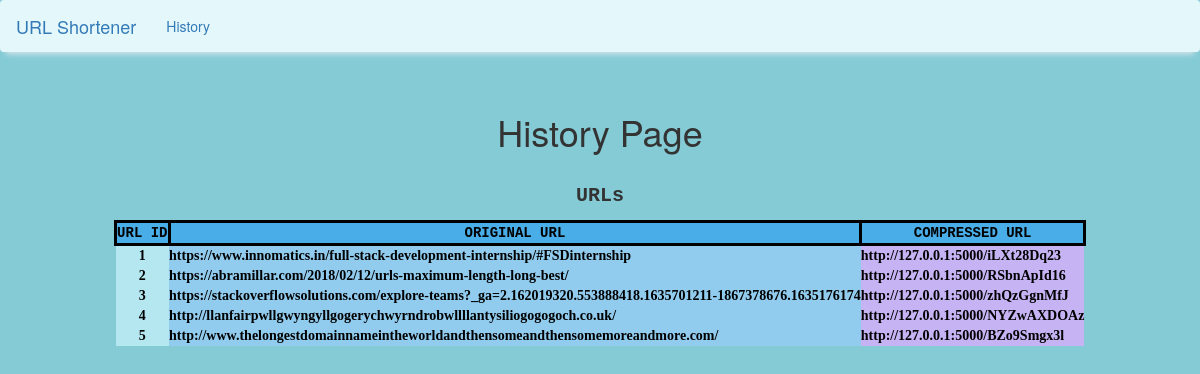
The app's page /history with its own data.
### app.py (models this page shows, shortened)
class Url(db.Model):
    __tablename__ = 'urls'
    id = db.Column(db.Integer, primary_key = True)
    long = db.Column(db.String())
    short =db.Column(db.String(10))

### app.py (the view)
@app.route('/history')
def history():
    Hist = db.session.execute("Select * from urls")
    return render_template("history.html", data=Hist)

### templates/history.html
{% extends 'layout.html' %} {% block title %} History {% endblock %} {% block content %}
<br />
<center>
    <h1>History Page</h1>
</center>
<br />
<body>
    <center>
        <p style="font-size: 20px;font-family:'Courier New'"><strong>URLs</strong></p>
        <table style="border-radius: 5px; border: none;">
            <tr>
                <th style="font-family:'Courier New'; border: solid; background-color: #49ade7; color:#000000;">
                    <center>URL ID</center>
                </th>
                <th style="font-family:'Courier New'; border: solid; background-color: #49ade7; color:#000000;">
                    <center>ORIGINAL URL</center>
                </th>
                <th style="font-family:'Courier New'; border: solid; background-color: #49ade7; color:#000000;">
                    <center>COMPRESSED URL</center>
                </th>
            </tr>
            {% for key in data %}
            <tr>
                <td style="font-family: Garamond, serif; background-color: #b5e7f0; color:#000000;">
                    <center><b>{{key[0]}}</b></td>
                <td style="font-family: Garamond, serif; background-color: #91ccee; color:#000000;"><b>{{key[1]}}</b></td>
                <td style="font-family: Garamond, serif; background-color: #c6b3f3; color:#000000;"><b>{{key[2]}}</b></td>
            </tr>
            {%endfor%}
        </table>
        </center>
</body>
{% for key in data %} {{data[key]}} ={{ key }} {% endfor %} {% endblock %}

### templates/layout.html (shortened to what this page needs)
<!DOCTYPE html>
<html lang="en">
<head>
    <link rel="stylesheet" href="https://maxcdn.bootstrapcdn.com/bootstrap/3.4.1/css/bootstrap.min.css">
</head>
<body style="background-color:#84cbd6;">
    <nav class="navbar navbar-light" style="background-color: rgb(228, 248, 252) ;">
        <div class="container-fluid">
            <div class="navbar-header">
                <a class="navbar-brand" href="/">URL Shortener</a>
            </div>
            <ul class="nav navbar-nav">
                <li><a href="/history">History</a></li>
            </ul>
        </div>
    </nav>
    {% block content %} {% endblock %}
</body>
</body>
</html>

### templates/layout.html (style rules this page uses)
.navbar { -webkit-box-shadow: 0 8px 6px -6px rgb(255, 251, 251); -moz-box-shadow: 0 8px 6px -6px rgb(239, 251, 252); box-shadow: 0 8px 6px -6px rgb(222, 231, 236); }

### records on screen
Url: id "1", long "https://www.innomatics.in/full-stack-development-internship/#FSDinternship", short "http://127.0.0.1:5000/iLXt28Dq23"
Url: id "2", long "https://abramillar.com/2018/02/12/urls-maximum-length-long-best/", short "http://127.0.0.1:5000/RSbnApId16"
Url: id "3", long "https://stackoverflowsolutions.com/explore-teams?_ga=2.162019320.553888418.1635701211-1867378676.1635176174", short "http://127.0.0.1:5000/zhQzGgnMfJ"
Url: id "4", long "http://llanfairpwllgwyngyllgogerychwyrndrobwllllantysiliogogogoch.co.uk/", short "http://127.0.0.1:5000/NYZwAXDOAz"
Url: id "5", long "http://www.thelongestdomainnameintheworldandthensomeandthensomemoreandmore.com/", short "http://127.0.0.1:5000/BZo9Smgx3l"
